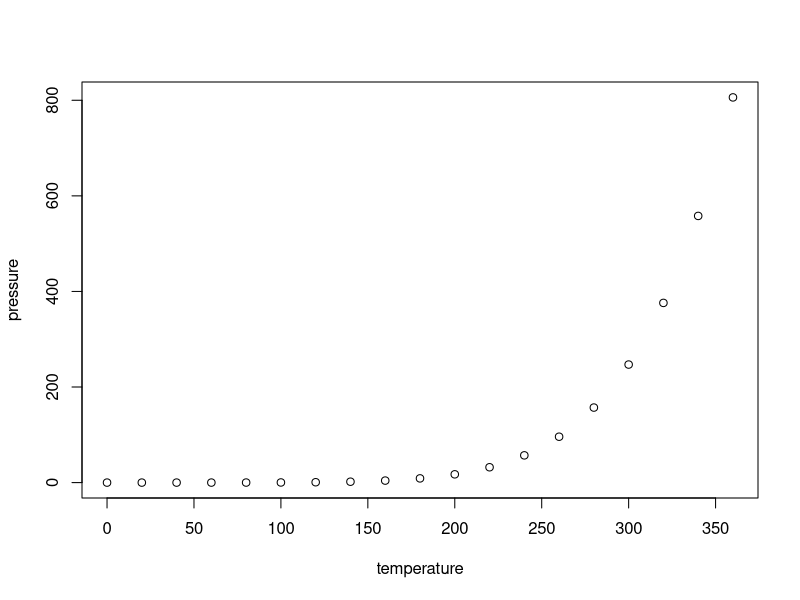
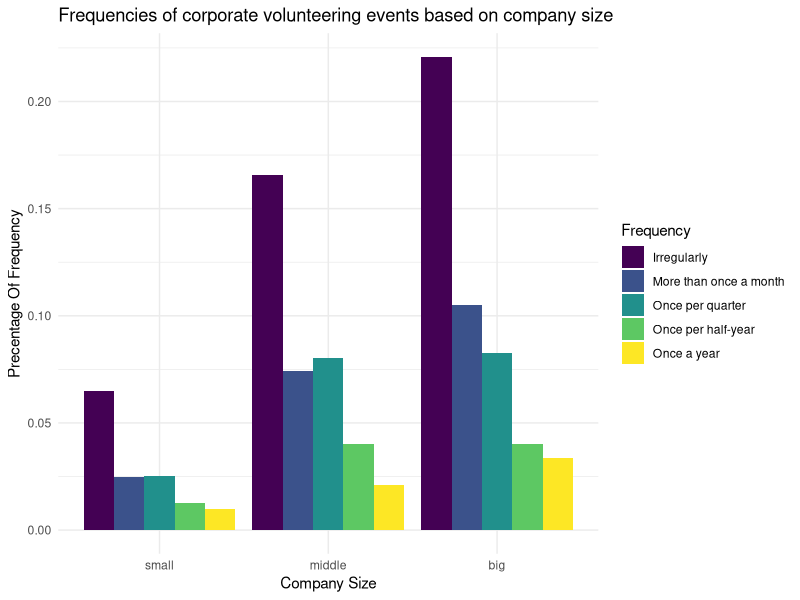
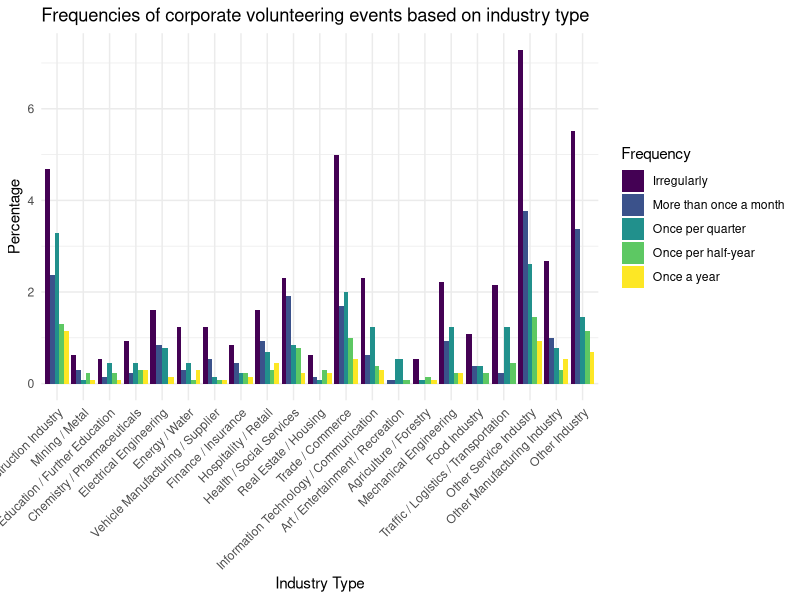

Write the R code that produced these figures, in order.
## ---- chunk 1
knitr::opts_chunk$set(echo = TRUE)
## ---- chunk 2
summary(cars)
## ---- chunk 3
plot(pressure)
## ---- chunk 4
library(magrittr)
library(readxl)
library(dplyr)
data <- read_excel("MUE.2022.for.LMU.xlsx")
data1<- data%>%select(class, E002)
data2<-data1%>%filter(!E002%in%c('-2','-9'))
data2$class <- case_when(
  data2$class == "Großunternehmen" ~ "1",
  data2$class == "Mittlere Unternehmen" ~ "2",
  data2$class == "Kleine Unternehmen" ~ "3",
  TRUE ~ "Other"
  )
data2$class<-as.factor(data2$class)
data2$E002<-factor(data2$E002)
data2<-na.omit(data2)
data2
head(data2)
library(tidyr)
library(ggplot2)
library(dplyr)
library(tidyverse)
data2 <- data2 %>% 
  group_by(class, E002) %>%
  summarise(Count = n()) %>%
  ungroup() %>%
  mutate(Percentage = Count / sum(Count) )
data2
new_data <- expand.grid(class = levels(data2$class), E002 = levels(data2$E002))
library(ggplot2)
library(viridis)
data2$class <- factor(data2$class)
data2$E002 <- factor(data2$E002)
data2$class<-factor(data2$class,levels=c("1","2","3"),labels=c("small","middle","big"))
data2$E002 <- factor(data2$E002, levels = c("-1", "1", "2", "3", "4"),
                     labels = c("Irregularly", "More than once a month",
                                "Once per quarter", "Once per half-year",
                                "Once a year"))
ggplot(data2, aes(x = class, y = Percentage, fill = E002)) +
  geom_bar(stat = "identity", position = "dodge") +
  labs(title = "Frequencies of corporate volunteering events based on company size",
       x = "Company Size",
       y = "Precentage Of Frequency",
       fill = "Frequency") +
  theme_minimal()+
  scale_fill_viridis(discrete = TRUE, option = "D") +
  scale_x_discrete(labels=c("small"="small","middle"="middle","big"="big"))
## ---- chunk 5
library(magrittr)
library(readxl)
library(dplyr)
data <- read_excel("MUE.2022.for.LMU.xlsx")
data1<- data%>%select(A003, E002)
data2<-data1%>%filter(!E002%in%c('-2','-9'))
data3<-data2%>%filter(A003!=-9)
data3$A003<-as.factor(data3$A003)
data3$E002<-factor(data3$E002)
data3<-na.omit(data3)
data3
head(data3)
library(tidyr)
library(ggplot2)
library(dplyr)
library(tidyverse) 
library(dplyr)
data3 <- data3 %>%
  group_by(A003, E002) %>%
  summarise(Count = n()) %>%
  ungroup() %>%
  mutate(Percentage = Count / sum(Count) * 100)
data3<-na.omit(data3)
data3
library(ggplot2)
library(viridis)
data3$A003 <- factor(data3$A003)
data3$E002 <- factor(data3$E002)
library(magrittr)
library(readxl)
library(dplyr)
data <- read_excel("MUE.2022.for.LMU.xlsx")
data1<- data%>%select(A003, E002)
data2<-data1%>%filter(!E002%in%c('-2','-9'))
data3<-data2%>%filter(A003!=-9)
data3$A003<-as.factor(data3$A003)
data3$E002<-factor(data3$E002)
data3<-na.omit(data3)
data3
head(data3)
library(tidyr)
library(ggplot2)
library(dplyr)
library(tidyverse) 
library(dplyr)
data3 <- data3 %>%
  group_by(A003, E002) %>%
  summarise(Count = n()) %>%
  ungroup() %>%
  mutate(Percentage = Count / sum(Count) * 100)
data3<-na.omit(data3)
data3
library(ggplot2)
library(viridis)
data3$A003 <- factor(data3$A003)
data3$E002 <- factor(data3$E002)
data3$A003 <- factor(data3$A003, levels = c("1","2","3","4","5","6","7","8","9","10","11","12","13","14","15","16","17","18","19","20","21"),
  labels = c(
    "Construction Industry", "Mining / Metal", "Education / Further Education", 
    "Chemistry / Pharmaceuticals", "Electrical Engineering", "Energy / Water", 
    "Vehicle Manufacturing / Supplier", "Finance / Insurance", 
    "Hospitality / Retail", "Health / Social Services", 
    "Real Estate / Housing", "Trade / Commerce", 
    "Information Technology / Communication", 
    "Art / Entertainment / Recreation", "Agriculture / Forestry", 
    "Mechanical Engineering", "Food Industry", 
    "Traffic / Logistics / Transportation", "Other Service Industry", 
    "Other Manufacturing Industry", "Other Industry")
)
data3$E002 <- factor(data3$E002, levels = c("-1", "1", "2", "3", "4"),
                     labels = c("Irregularly", "More than once a month",
                                "Once per quarter", "Once per half-year",
                                "Once a year"))
ggplot(data3, aes(x = A003, y = Percentage, fill = E002)) +
  geom_bar(stat = "identity",position = "dodge") +
  labs(title = "Frequencies of corporate volunteering events based on industry type",
       x = "Industry Type",
       y = "Percentage",
       fill = "Frequency") +
  theme_minimal() +
  theme(axis.text.x = element_text(angle = 45, hjust = 1))+
  scale_fill_viridis(discrete = TRUE, option = "D")   
